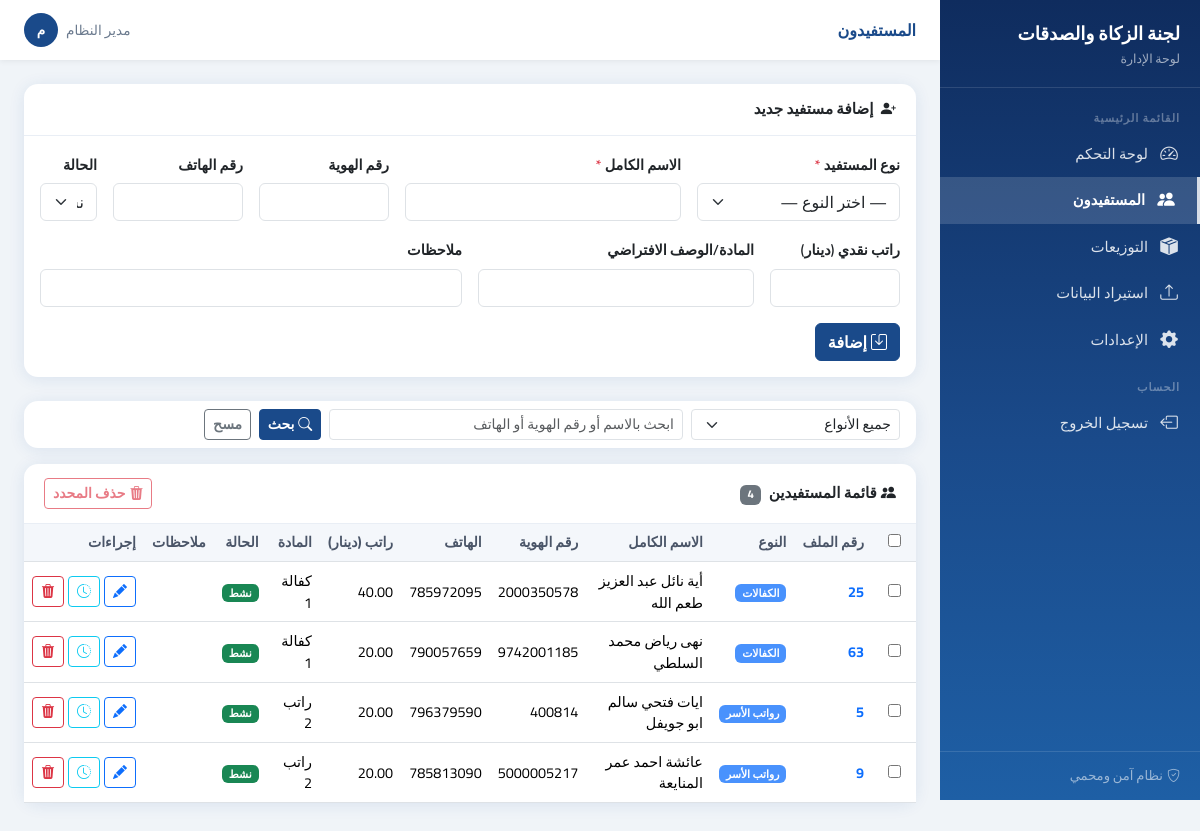
The page /admin/beneficiaries.php (signed in) on the database its author committed.
### tables this page shows
CREATE TABLE `settings` (
  `id` bigint(20) UNSIGNED NOT NULL,
  `setting_key` varchar(100) NOT NULL,
  `setting_value` text DEFAULT NULL,
  `created_at` datetime NOT NULL DEFAULT current_timestamp(),
  `updated_at` datetime NOT NULL DEFAULT current_timestamp() ON UPDATE current_timestamp()
);

CREATE TABLE `beneficiaries` (
  `id` bigint(20) UNSIGNED NOT NULL,
  `beneficiary_type_id` int(10) UNSIGNED NOT NULL,
  `file_number` int(10) UNSIGNED NOT NULL,
  `full_name` varchar(255) NOT NULL,
  `id_number` varchar(50) DEFAULT NULL,
  `phone` varchar(30) DEFAULT NULL,
  `monthly_cash` decimal(10,2) DEFAULT NULL,
  `default_item` varchar(255) DEFAULT NULL,
  `status` enum('active','inactive') NOT NULL DEFAULT 'active',
  `notes` text DEFAULT NULL,
  `created_at` datetime NOT NULL DEFAULT current_timestamp(),
  `updated_at` datetime NOT NULL DEFAULT current_timestamp() ON UPDATE current_timestamp()
);

CREATE TABLE `beneficiary_types` (
  `id` int(10) UNSIGNED NOT NULL,
  `name_ar` varchar(100) NOT NULL,
  `slug` varchar(50) NOT NULL,
  `is_active` tinyint(1) NOT NULL DEFAULT 1,
  `sort_order` int(11) NOT NULL DEFAULT 0,
  `created_at` datetime NOT NULL DEFAULT current_timestamp(),
  `updated_at` datetime NOT NULL DEFAULT current_timestamp() ON UPDATE current_timestamp()
);

### admin/bootstrap.php (called while the page is built, shortened)
<?php
function getPDO(): PDO
{
    static $pdo = null;
    if ($pdo === null) {
        $dsn = sprintf(
            'mysql:host=%s;port=%s;dbname=%s;charset=%s',
            DB_HOST,
            DB_PORT,
            DB_NAME,
            DB_CHARSET
        );
        $pdo = new PDO($dsn, DB_USER, DB_PASS, [
            PDO::ATTR_ERRMODE            => PDO::ERRMODE_EXCEPTION,
            PDO::ATTR_DEFAULT_FETCH_MODE => PDO::FETCH_ASSOC,
            PDO::ATTR_EMULATE_PREPARES   => false,
        ]);
    }
    return $pdo;
}
function currentAdmin(): array
{
    return [
        'id'        => (int)($_SESSION['admin_id'] ?? 0),
        'username'  => (string)($_SESSION['admin_user'] ?? ''),
        'full_name' => (string)($_SESSION['admin_name'] ?? ''),
    ];
}
function e(string $s): string
{
    return htmlspecialchars($s, ENT_QUOTES | ENT_SUBSTITUTE, 'UTF-8');
}
function getSetting(string $key, string $default = ''): string
{
    static $cache = [];
    if (!array_key_exists($key, $cache)) {
        $stmt = getPDO()->prepare('SELECT setting_value FROM settings WHERE setting_key = ?');
        $stmt->execute([$key]);
        $row = $stmt->fetchColumn();
        $cache[$key] = ($row !== false) ? (string)$row : $default;
    }
    return $cache[$key];
}
function statusLabel(string $status): string
{
    return $status === 'active' ? 'نشط' : 'موقوف';
}
function statusBadge(string $status): string
{
    return $status === 'active' ? 'success' : 'secondary';
}

### admin/beneficiaries.php (the view, shortened to what this page needs)
<?php
require_once __DIR__ . '/bootstrap.php';
$pdo   = getPDO();
$filterType   = (int) ($_GET['type'] ?? 0);
$filterSearch = trim($_GET['q'] ?? '');
$where  = ['1=1'];
$params = [];
$sql = 'SELECT b.*, bt.name_ar AS type_name
        FROM beneficiaries b
        JOIN beneficiary_types bt ON bt.id = b.beneficiary_type_id
        WHERE ' . implode(' AND ', $where) . '
        ORDER BY b.beneficiary_type_id, b.file_number';
$stmt = $pdo->prepare($sql);
$stmt->execute($params);
$beneficiaries = $stmt->fetchAll();
$editRow = null;
require_once __DIR__ . '/layout.php';
renderPage('المستفيدون', 'beneficiaries', function() use (
    $types, $beneficiaries, $filterType, $filterSearch, $editRow, $editId
) {
?>
<div class="card mb-4">
    <div class="card-header">
        <i class="bi bi-person-plus-fill me-1"></i>
        <?= $editRow ? 'تعديل بيانات المستفيد' : 'إضافة مستفيد جديد' ?>
    </div>
    <div class="card-body">
        <form method="post" action="<?= e(ADMIN_PATH) ?>/beneficiaries.php">
            <div class="row g-3">
                <div class="col-md-3">
                    <label class="form-label">نوع المستفيد <span class="text-danger">*</span></label>
                    <select name="beneficiary_type_id" class="form-select" required>
                        <option value="">— اختر النوع —</option>
                    </select>
                </div>
                <div class="col-md-4">
                    <label class="form-label">الاسم الكامل <span class="text-danger">*</span></label>
                    <input type="text" class="form-control" name="full_name"
                           value="<?= e((string)($editRow['full_name'] ?? '')) ?>" required>
                </div>
                <div class="col-md-2">
                    <label class="form-label">رقم الهوية</label>
                    <input type="text" class="form-control" name="id_number"
                           value="<?= e((string)($editRow['id_number'] ?? '')) ?>">
                </div>
                <div class="col-md-2">
                    <label class="form-label">رقم الهاتف</label>
                    <input type="text" class="form-control" name="phone"
                           value="<?= e((string)($editRow['phone'] ?? '')) ?>">
                </div>
                <div class="col-md-1">
                    <label class="form-label">الحالة</label>
                    <select name="status" class="form-select">
                        <option value="active"   <?= (!$editRow || $editRow['status'] === 'active')   ? 'selected' : '' ?>>نشط</option>
                    </select>
                </div>
                <div class="col-md-2">
                    <label class="form-label">راتب نقدي (دينار)</label>
                    <input type="number" step="0.01" min="0" class="form-control" name="monthly_cash"
                           value="<?= e((string)($editRow['monthly_cash'] ?? '')) ?>">
                </div>
                <div class="col-md-4">
                    <label class="form-label">المادة/الوصف الافتراضي</label>
                    <input type="text" class="form-control" name="default_item"
                           value="<?= e((string)($editRow['default_item'] ?? '')) ?>">
                </div>
                <div class="col-md-6">
                    <label class="form-label">ملاحظات</label>
                    <input type="text" class="form-control" name="notes"
                           value="<?= e((string)($editRow['notes'] ?? '')) ?>">
                </div>
                <div class="col-12 d-flex gap-2 align-items-end">
                    <button type="submit" class="btn btn-primary">
                        <i class="bi bi-save me-1"></i><?= $editRow ? 'حفظ التعديلات' : 'إضافة' ?>
                    </button>
                </div>
            </div>
        </form>
    </div>
</div>
<div class="card mb-3">
    <div class="card-body py-2">
        <form method="get" action="" class="row g-2 align-items-center" id="filterForm">
            <div class="col-md-3">
                <select name="type" class="form-select form-select-sm" onchange="this.form.submit()">
                    <option value="">جميع الأنواع</option>
                </select>
            </div>
            <div class="col-md-5">
                <input type="text" name="q" class="form-control form-control-sm"
                       placeholder="ابحث بالاسم أو رقم الهوية أو الهاتف"
                       value="<?= e((string)$filterSearch) ?>">
            </div>
            <div class="col-auto">
                <button class="btn btn-sm btn-primary" type="submit">
                    <i class="bi bi-search me-1"></i>بحث
                </button>
                <a href="<?= e(ADMIN_PATH) ?>/beneficiaries.php" class="btn btn-sm btn-outline-secondary ms-1">مسح</a>
            </div>
        </form>
    </div>
</div>
<div class="card">
    <div class="card-header d-flex align-items-center justify-content-between">
        <span><i class="bi bi-people-fill me-1"></i>قائمة المستفيدين
            <span class="badge bg-secondary ms-1"><?= count($beneficiaries) ?></span>
        </span>
        <form method="post" action="" id="bulkForm" onsubmit="return confirm('هل تريد حذف المستفيدين المحددين؟')">
            <button type="submit" class="btn btn-sm btn-outline-danger" id="bulkDeleteBtn" disabled>
                <i class="bi bi-trash3-fill me-1"></i>حذف المحدد
            </button>
        </form>
    </div>
    <div class="card-body p-0">
        <?php if ($beneficiaries): ?>
        <div class="table-responsive">
            <table class="table table-hover mb-0" id="benListTable">
                <thead>
                    <tr>
                        <th style="width:44px" class="text-center">
                            <input type="checkbox" id="checkAll">
                        </th>
                        <th>رقم الملف</th>
                        <th>النوع</th>
                        <th>الاسم الكامل</th>
                        <th>رقم الهوية</th>
                        <th>الهاتف</th>
                        <th>راتب (دينار)</th>
                        <th>المادة</th>
                        <th>الحالة</th>
                        <th>ملاحظات</th>
                        <th>إجراءات</th>
                    </tr>
                </thead>
                <tbody>
                    <?php foreach ($beneficiaries as $b): ?>
                    <tr>
                        <td class="text-center">
                            <input type="checkbox" class="row-check" form="bulkForm" name="ids[]" value="<?= (int)$b['id'] ?>">
                        </td>
                        <td class="fw-bold text-primary"><?= e((string)$b['file_number']) ?></td>
                        <td><span class="badge bg-primary bg-opacity-75"><?= e((string)$b['type_name']) ?></span></td>
                        <td><?= e((string)$b['full_name']) ?></td>
                        <td><?= e((string)($b['id_number'] ?? '—')) ?></td>
                        <td><?= e((string)($b['phone'] ?? '—')) ?></td>
                        <td><?= $b['monthly_cash'] !== null ? e(number_format((float)$b['monthly_cash'], 2)) : '—' ?></td>
                        <td><?= e((string)($b['default_item'] ?? '—')) ?></td>
                        <td>
                            <span class="badge bg-<?= statusBadge((string)$b['status']) ?>">
                                <?= statusLabel((string)$b['status']) ?>
                            </span>
                        </td>
                        <td class="text-muted small"><?= e((string)($b['notes'] ?? '')) ?></td>
                        <td>
                            <div class="d-flex gap-1 flex-nowrap">
                                <a href="?edit=<?= (int)$b['id'] ?>&type=<?= (int)$filterType ?>&q=<?= urlencode($filterSearch) ?>"
                                   class="btn btn-sm btn-outline-primary" title="تعديل">
                                    <i class="bi bi-pencil-fill"></i>
                                </a>
                                <a href="<?= e(ADMIN_PATH) ?>/beneficiary_history.php?id=<?= (int)$b['id'] ?>"
                                   class="btn btn-sm btn-outline-info" title="السجل">
                                    <i class="bi bi-clock-history"></i>
                                </a>
                                <form method="post" action="" class="d-inline"
                                      onsubmit="return confirm('هل تريد حذف هذا المستفيد؟')">
                                    <button type="submit" class="btn btn-sm btn-outline-danger" title="حذف">
                                        <i class="bi bi-trash3-fill"></i>
                                    </button>
                                </form>
                            </div>
                        </td>
                    </tr>
                    <?php endforeach; ?>
                </tbody>
            </table>
        </div>
        <?php endif; ?>
    </div>
</div>
<?php
});

### admin/layout.php (shortened to what this page needs)
<?php
if (!function_exists('renderPage')) {
function renderPage(string $title, string $activeMenu, callable $callback): void
{
    $orgName   = getSetting('org_name', APP_NAME);
    $adminName = currentAdmin()['full_name'] ?: currentAdmin()['username'];
    $navItems = [
        'dashboard'           => ['icon' => 'bi-speedometer2',     'label' => 'لوحة التحكم',    'href' => ADMIN_PATH . '/dashboard.php'],
        'beneficiaries'       => ['icon' => 'bi-people-fill',      'label' => 'المستفيدون',      'href' => ADMIN_PATH . '/beneficiaries.php'],
        'distributions'       => ['icon' => 'bi-box-seam-fill',    'label' => 'التوزيعات',       'href' => ADMIN_PATH . '/distributions.php'],
        'import'              => ['icon' => 'bi-upload',            'label' => 'استيراد البيانات','href' => ADMIN_PATH . '/import.php'],
        'settings'            => ['icon' => 'bi-gear-fill',        'label' => 'الإعدادات',       'href' => ADMIN_PATH . '/settings.php'],
    ];
    ?>
<!DOCTYPE html>
<html lang="ar" dir="rtl">
<head>
<link rel="stylesheet" href="https://cdn.jsdelivr.net/npm/bootstrap@5.3.3/dist/css/bootstrap.rtl.min.css">
<link rel="stylesheet" href="https://cdn.jsdelivr.net/npm/bootstrap-icons@1.11.3/font/bootstrap-icons.min.css">
</head>
<body>
<nav id="sidebar">
    <div class="sidebar-brand">
        <span class="brand-name"><?= e($orgName) ?></span>
        <span class="brand-sub">لوحة الإدارة</span>
    </div>
    <ul class="sidebar-nav">
        <li class="nav-section">القائمة الرئيسية</li>
        <?php foreach ($navItems as $key => $item): ?>
        <li class="nav-item">
            <a href="<?= e($item['href']) ?>" class="<?= $activeMenu === $key ? 'active' : '' ?>">
                <i class="bi <?= e($item['icon']) ?>"></i>
                <?= e($item['label']) ?>
            </a>
        </li>
        <?php endforeach; ?>
        <li class="nav-section" style="margin-top:8px">الحساب</li>
        <li class="nav-item">
            <a href="<?= e(ADMIN_PATH) ?>/logout.php">
                <i class="bi bi-box-arrow-left"></i>
                تسجيل الخروج
            </a>
        </li>
    </ul>
    <div class="sidebar-footer">
        <i class="bi bi-shield-check me-1"></i>نظام آمن ومحمي
    </div>
</nav>
<header id="topbar">
    <div class="topbar-title"><?= e($title) ?></div>
    <div class="topbar-user">
        <span class="d-none d-sm-inline"><?= e($adminName) ?></span>
        <div class="avatar"><?= e(mb_substr($adminName, 0, 1)) ?></div>
    </div>
</header>
<main id="main">
    <?php $callback(); ?>
</main>
</body>
</html>
    <?php
}
}

### rows shown on the page
settings: setting_value "لجنة الزكاة والصدقات"
beneficiaries: file_number "25", beneficiary_type.name_ar "الكفالات", full_name "أية نائل عبد العزيز طعم الله", id_number "2000350578", phone "785972095", monthly_cash "40.00", default_item "كفالة 1", status "نشط"
beneficiaries: file_number "63", beneficiary_type.name_ar "الكفالات", full_name "نهى رياض محمد السلطي", id_number "9742001185", phone "790057659", monthly_cash "20.00", default_item "كفالة 1", status "نشط"
beneficiaries: file_number "5", beneficiary_type.name_ar "رواتب الأسر", full_name "ايات فتحي سالم ابو جويفل", id_number "400814", phone "796379590", monthly_cash "20.00", default_item "راتب 2", status "نشط"
beneficiaries: file_number "9", beneficiary_type.name_ar "رواتب الأسر", full_name "عائشة احمد عمر المنايعة", id_number "5000005217", phone "785813090", monthly_cash "20.00", default_item "راتب 2", status "نشط"

### other values the page prints
$item['label'] "لوحة التحكم"
$item['label'] "المستفيدون"
$item['label'] "التوزيعات"
$item['label'] "استيراد البيانات"
$item['label'] "الإعدادات"
$title "المستفيدون"
$adminName "مدير النظام"
mb_substr($adminName, 0, 1) "م"
count($beneficiaries) "4"
